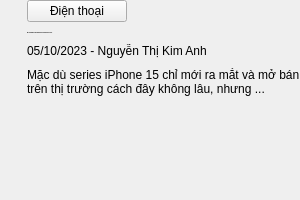
                              <widget class="QWidget" name="widget_45" native="true">
                               <property name="minimumSize">
                                <size>
                                 <width>0</width>
                                 <height>200</height>
                                </size>
                               </property>
                               <property name="maximumSize">
                                <size>
                                 <width>610</width>
                                 <height>200</height>
                                </size>
                               </property>
                               <layout class="QHBoxLayout" name="horizontalLayout_30">
                                <property name="spacing">
                                 <number>0</number>
                                </property>
                                <property name="leftMargin">
                                 <number>0</number>
                                </property>
                                <property name="topMargin">
                                 <number>0</number>
                                </property>
                                <property name="rightMargin">
                                 <number>0</number>
                                </property>
                                <property name="bottomMargin">
                                 <number>0</number>
                                </property>
                                <item alignment="Qt::AlignLeft">
                                 <widget class="QWidget" name="widget_46" native="true">
                                  <property name="maximumSize">
                                   <size>
                                    <width>238</width>
                                    <height>200</height>
                                   </size>
                                  </property>
                                  <layout class="QHBoxLayout" name="horizontalLayout_31">
                                   <property name="spacing">
                                    <number>0</number>
                                   </property>
                                   <property name="leftMargin">
                                    <number>0</number>
                                   </property>
                                   <property name="topMargin">
                                    <number>0</number>
                                   </property>
                                   <property name="rightMargin">
                                    <number>0</number>
                                   </property>
                                   <property name="bottomMargin">
                                    <number>0</number>
                                   </property>
                                   <item>
                                    <widget class="QLabel" name="label_13">
                                     <property name="cursor">
                                      <cursorShape>PointingHandCursor</cursorShape>
                                     </property>
                                     <property name="text">
                                      <string/>
                                     </property>
                                     <property name="pixmap">
                                      <pixmap resource="../resource.qrc">:/img/resources/img/iphone-16-768x402.jpg.webp</pixmap>
                                     </property>
                                     <property name="scaledContents">
                                      <bool>true</bool>
                                     </property>
                                    </widget>
                                   </item>
                                  </layout>
                                 </widget>
                                </item>
                                <item>
                                 <widget class="QWidget" name="newFeedContentContainer_3" native="true">
                                  <property name="sizePolicy">
                                   <sizepolicy hsizetype="Expanding" vsizetype="Preferred">
                                    <horstretch>0</horstretch>
                                    <verstretch>0</verstretch>
                                   </sizepolicy>
                                  </property>
                                  <property name="minimumSize">
                                   <size>
                                    <width>0</width>
                                    <height>0</height>
                                   </size>
                                  </property>
                                  <property name="maximumSize">
                                   <size>
                                    <width>16777215</width>
                                    <height>200</height>
                                   </size>
                                  </property>
                                  <property name="cursor">
                                   <cursorShape>PointingHandCursor</cursorShape>
                                  </property>
                                  <layout class="QVBoxLayout" name="verticalLayout_33">
                                   <property name="leftMargin">
                                    <number>20</number>
                                   </property>
                                   <property name="topMargin">
                                    <number>0</number>
                                   </property>
                                   <property name="rightMargin">
                                    <number>0</number>
                                   </property>
                                   <property name="bottomMargin">
                                    <number>0</number>
                                   </property>
                                   <item>
                                    <layout class="QVBoxLayout" name="newFeedContent_3">
                                     <property name="spacing">
                                      <number>0</number>
                                     </property>
                                     <item>
                                      <widget class="QWidget" name="widget_58" native="true">
                                       <layout class="QVBoxLayout" name="verticalLayout_34">
                                        <property name="spacing">
                                         <number>0</number>
                                        </property>
                                        <property name="leftMargin">
                                         <number>0</number>
                                        </property>
                                        <property name="topMargin">
                                         <number>0</number>
                                        </property>
                                        <property name="rightMargin">
                                         <number>0</number>
                                        </property>
                                        <property name="bottomMargin">
                                         <number>0</number>
                                        </property>
                                        <item>
                                         <widget class="QWidget" name="widget_59" native="true">
                                          <property name="maximumSize">
                                           <size>
                                            <width>16777215</width>
                                            <height>48</height>
                                           </size>
                                          </property>
                                          <layout class="QVBoxLayout" name="verticalLayout_51">
                                           <property name="spacing">
                                            <number>0</number>
                                           </property>
                                           <property name="leftMargin">
                                            <number>0</number>
                                           </property>
                                           <property name="topMargin">
                                            <number>0</number>
                                           </property>
                                           <property name="rightMargin">
                                            <number>0</number>
                                           </property>
                                           <property name="bottomMargin">
                                            <number>0</number>
                                           </property>
                                           <item>
                                            <widget class="QPushButton" name="pushButton_14">
                                             <property name="minimumSize">
                                              <size>
                                               <width>100</width>
                                               <height>0</height>
                                              </size>
                                             </property>
                                             <property name="maximumSize">
                                              <size>
                                               <width>100</width>
                                               <height>16777215</height>
                                              </size>
                                             </property>
                                             <property name="cursor">
                                              <cursorShape>PointingHandCursor</cursorShape>
                                             </property>
                                             <property name="text">
                                              <string>Điện thoại</string>
                                             </property>
                                            </widget>
                                           </item>
                                          </layout>
                                         </widget>
                                        </item>
                                        <item>
                                         <widget class="QWidget" name="widget_60" native="true">
                                          <property name="maximumSize">
                                           <size>
                                            <width>16777215</width>
                                            <height>16777215</height>
                                           </size>
                                          </property>
                                          <layout class="QVBoxLayout" name="verticalLayout_52">
                                           <property name="spacing">
                                            <number>0</number>
                                           </property>
                                           <property name="leftMargin">
                                            <number>0</number>
                                           </property>
                                           <property name="topMargin">
                                            <number>10</number>
                                           </property>
                                           <property name="rightMargin">
                                            <number>0</number>
                                           </property>
                                           <property name="bottomMargin">
                                            <number>0</number>
                                           </property>
                                           <item>
                                            <widget class="QLabel" name="label_40">
                                             <property name="maximumSize">
                                              <size>
                                               <width>16777215</width>
                                               <height>16777215</height>
                                              </size>
                                             </property>
                                             <property name="font">
                                              <font>
                                               <pointsize>-1</pointsize>
                                               <bold>true</bold>
                                              </font>
                                             </property>
                                             <property name="cursor">
                                              <cursorShape>PointingHandCursor</cursorShape>
                                             </property>
                                             <property name="text">
                                              <string>Đây là những tin đồn mới nhất về dòng iPhone 16 Pro</string>
                                             </property>
                                             <property name="scaledContents">
                                              <bool>false</bool>
                                             </property>
                                             <property name="wordWrap">
                                              <bool>true</bool>
                                             </property>
                                            </widget>
                                           </item>
                                          </layout>
                                         </widget>
                                        </item>
                                        <item>
                                         <widget class="QWidget" name="widget_61" native="true">
                                          <property name="maximumSize">
                                           <size>
                                            <width>16777215</width>
                                            <height>45</height>
                                           </size>
                                          </property>
                                          <layout class="QVBoxLayout" name="verticalLayout_53">
                                           <property name="spacing">
                                            <number>0</number>
                                           </property>
                                           <property name="leftMargin">
                                            <number>0</number>
                                           </property>
                                           <property name="topMargin">
                                            <number>10</number>
                                           </property>
                                           <property name="rightMargin">
                                            <number>0</number>
                                           </property>
                                           <property name="bottomMargin">
                                            <number>0</number>
                                           </property>
                                           <item alignment="Qt::AlignTop">
                                            <widget class="QLabel" name="label_41">
                                             <property name="cursor">
                                              <cursorShape>PointingHandCursor</cursorShape>
                                             </property>
                                             <property name="text">
                                              <string>05/10/2023 - Nguyễn Thị Kim Anh</string>
                                             </property>
                                             <property name="wordWrap">
                                              <bool>true</bool>
                                             </property>
                                            </widget>
                                           </item>
                                          </layout>
                                         </widget>
                                        </item>
                                        <item>
                                         <widget class="QWidget" name="widget_62" native="true">
                                          <property name="sizePolicy">
                                           <sizepolicy hsizetype="Preferred" vsizetype="Preferred">
                                            <horstretch>0</horstretch>
                                            <verstretch>0</verstretch>
                                           </sizepolicy>
                                          </property>
                                          <property name="cursor">
                                           <cursorShape>PointingHandCursor</cursorShape>
                                          </property>
                                          <property name="acceptDrops">
                                           <bool>false</bool>
                                          </property>
                                          <layout class="QVBoxLayout" name="verticalLayout_54">
                                           <property name="spacing">
                                            <number>0</number>
                                           </property>
                                           <property name="leftMargin">
                                            <number>0</number>
                                           </property>
                                           <property name="topMargin">
                                            <number>10</number>
                                           </property>
                                           <property name="rightMargin">
                                            <number>0</number>
                                           </property>
                                           <property name="bottomMargin">
                                            <number>0</number>
                                           </property>
                                           <item alignment="Qt::AlignTop">
                                            <widget class="QLabel" name="label_42">
                                             <property name="cursor">
                                              <cursorShape>PointingHandCursor</cursorShape>
                                             </property>
                                             <property name="text">
                                              <string>Mặc dù series iPhone 15 chỉ mới ra mắt và mở bán trên thị trường cách đây không lâu, nhưng ...</string>
                                             </property>
                                             <property name="scaledContents">
                                              <bool>false</bool>
                                             </property>
                                             <property name="wordWrap">
                                              <bool>true</bool>
                                             </property>
                                            </widget>
                                           </item>
                                          </layout>
                                         </widget>
                                        </item>
                                       </layout>
                                      </widget>
                                     </item>
                                     <item>
                                      <spacer name="verticalSpacer_3">
                                       <property name="orientation">
                                        <enum>Qt::Vertical</enum>
                                       </property>
                                       <property name="sizeHint" stdset="0">
                                        <size>
                                         <width>20</width>
                                         <height>40</height>
                                        </size>
                                       </property>
                                      </spacer>
                                     </item>
                                    </layout>
                                   </item>
                                  </layout>
                                 </widget>
                                </item>
                               </layout>
                              </widget>
